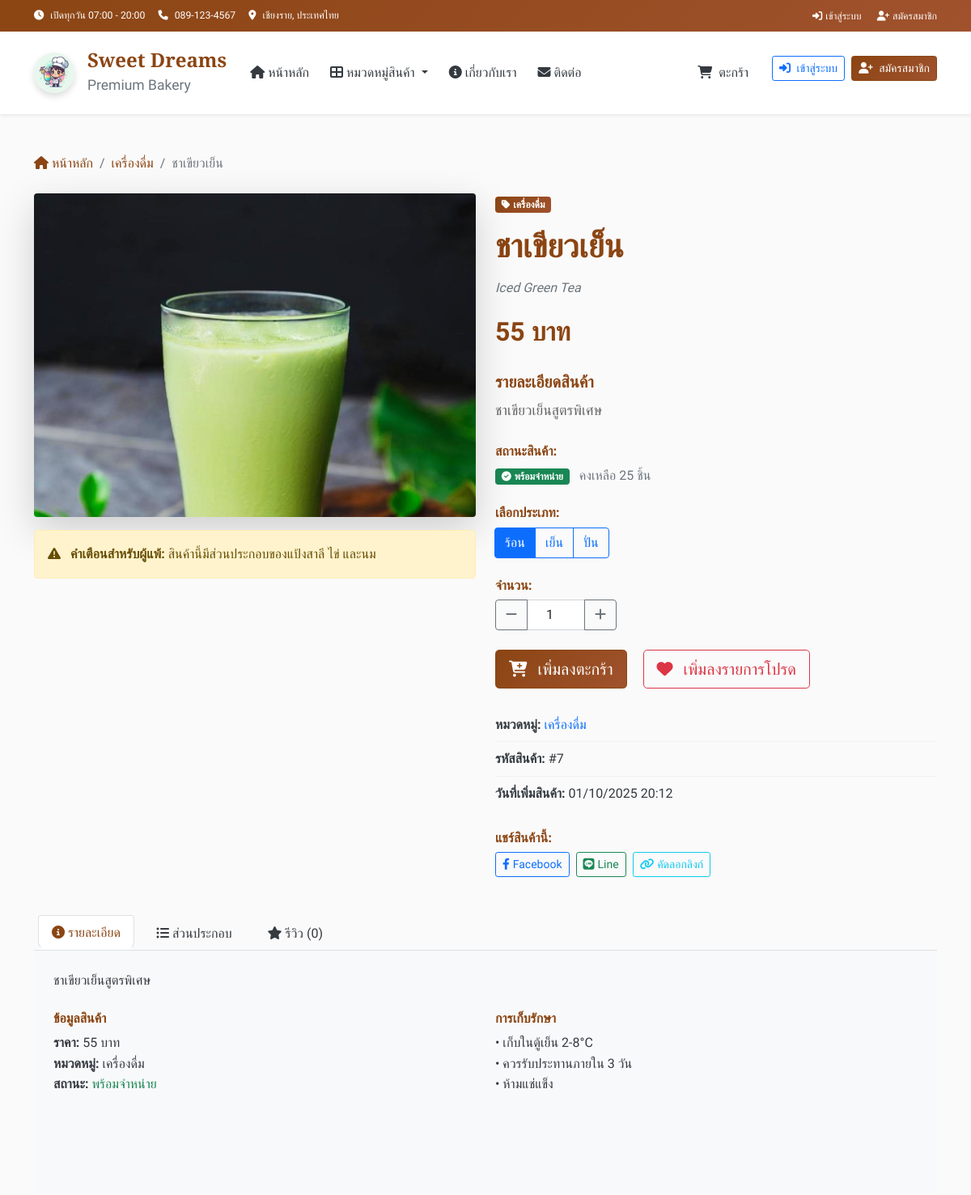
Page /product/7 (signed in, upper part) on the earlier database version.
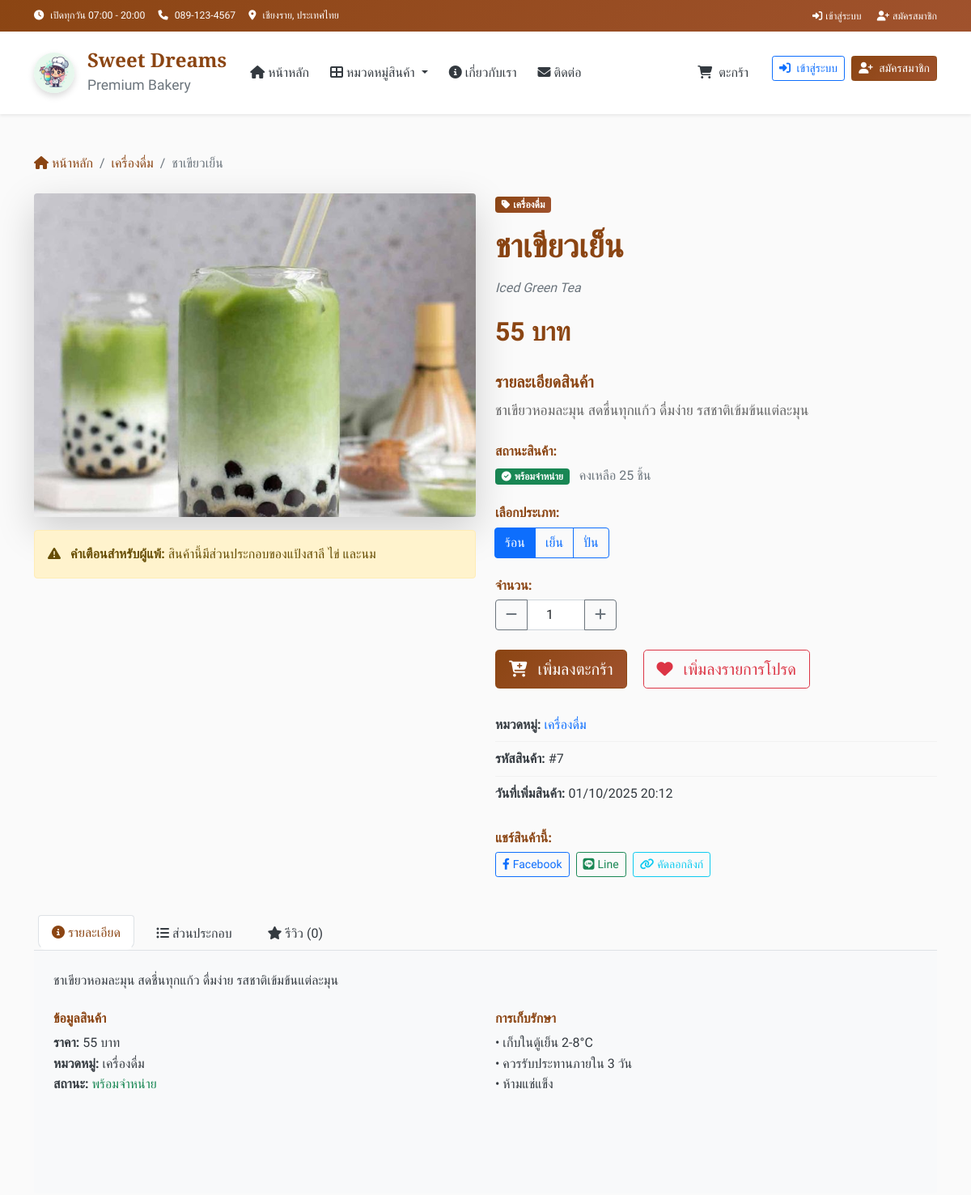
Same page on the later database version.
### tables this page shows
CREATE TABLE products (
        id INTEGER PRIMARY KEY AUTOINCREMENT,
        name TEXT NOT NULL,
        name_en TEXT,
        description TEXT,
        price DECIMAL(10,2) NOT NULL,
        image TEXT,
        category_id INTEGER,
        is_available BOOLEAN DEFAULT 1,
        is_featured BOOLEAN DEFAULT 0,
        stock_quantity INTEGER DEFAULT 0,
        created_at TIMESTAMP DEFAULT CURRENT_TIMESTAMP,
        FOREIGN KEY (category_id) REFERENCES categories (id)
    );

### app.py (the view)
@app.route('/product/<int:product_id>')
def product_detail(product_id):
    product = get_product_by_id(product_id)
    if not product:
        flash('ไม่พบสินค้าที่ต้องการ')
        return redirect(url_for('index'))
    return render_template('product_detail.html', product=product)

### app.py (called while the page is built)
@app.template_filter('to_bangkok')
def to_bangkok_filter(value, fmt='%d/%m/%Y %H:%M'):
    if not value:
        return "N/A"
    if isinstance(value, str):
        try:
            value = datetime.fromisoformat(value)
        except ValueError:
            return value
    dt = value.replace(tzinfo=ZoneInfo("UTC")).astimezone(ZoneInfo("Asia/Bangkok"))
    return dt.strftime(fmt)

def get_db_connection():
    conn = sqlite3.connect(DB_NAME)
    conn.row_factory = sqlite3.Row
    return conn

def get_categories():
    conn = get_db_connection()
    categories = conn.execute(
        "SELECT * FROM categories ORDER BY display_order"
    ).fetchall()
    conn.close()
    return categories

def get_product_by_id(product_id):
    conn = get_db_connection()
    product = conn.execute("""
        SELECT p.*, c.name as category_name
        FROM products p
        JOIN categories c ON p.category_id = c.id
        WHERE p.id = ?
    """, (product_id,)).fetchone()
    conn.close()
    return product

### templates/product_detail.html (shortened to what the changed rows need)
{% extends "layout.html" %}
{% block content %}
<div class="container py-5">
    <nav aria-label="breadcrumb" class="mb-4">
        <ol class="breadcrumb">
            <li class="breadcrumb-item">
                <a href="{{ url_for('index') }}" class="text-decoration-none">
                </a>
            </li>
            <li class="breadcrumb-item">
                <a href="{{ url_for('category_by_id', category_id=product.category_id) }}" class="text-decoration-none">
                </a>
            </li>
            <li class="breadcrumb-item active">{{ product.name }}</li>
        </ol>
    </nav>
    <div class="row">
        <div class="col-lg-6 mb-4">
            <div class="product-image-container">
                {% if product.image %}
                    <img src="{{ url_for('static', filename='images/products/' + product.image) }}"
                         alt="{{ product.name }}"
                         class="img-fluid rounded shadow-lg main-product-image"
                         id="main-image">
                {% else %}
                    <div class="no-image-placeholder">
                        <i class="fas fa-birthday-cake fa-5x text-muted"></i>
                        <p class="text-muted mt-3">ไม่มีรูปภาพ</p>
                    </div>
                {% endif %}
                <div class="alert alert-warning mt-3">
                    <i class="fas fa-exclamation-triangle me-2"></i>
                    <strong>คำเตือนสำหรับผู้แพ้:</strong> สินค้านี้มีส่วนประกอบของแป้งสาลี ไข่ และนม
                </div>
            </div>
        </div>
        <div class="col-lg-6">
            <div class="product-details">
                <span class="badge bg-primary mb-3">
                    <i class="fas fa-tag me-1"></i>{{ product.category_name }}
                </span>
                <h1 class="product-title mb-3">{{ product.name }}</h1>
                {% if product.name_en %}
                <p class="text-muted mb-3"><em>{{ product.name_en }}</em></p>
                {% endif %}
                <div class="price-section mb-4">
                    <span class="current-price">{{ "%.0f"|format(product.price) }} บาท</span>
                </div>
                {% if product.description %}
                <div class="description-section mb-4">
                    <h5>รายละเอียดสินค้า</h5>
                    <p class="product-description">{{ product.description }}</p>
                </div>
                {% endif %}
                <div class="stock-section mb-4">
                    <h6>สถานะสินค้า:</h6>
                    {% if product.stock_quantity > 0 %}
                        <span class="badge bg-success">
                            <i class="fas fa-check-circle me-1"></i>พร้อมจำหน่าย
                        </span>
                        <span class="text-muted ms-2">คงเหลือ {{ product.stock_quantity }} ชิ้น</span>
                    {% else %}
                        <span class="badge bg-danger">
                            <i class="fas fa-times-circle me-1"></i>สินค้าหมด
                        </span>
                    {% endif %}
                </div>
                <div class="options-section mb-4" id="product-options">
                    {% if product.category_name == 'เครื่องดื่ม' %}
                    <h6>เลือกประเภท:</h6>
                    <div class="btn-group" role="group">
                    </div>
                    {% endif %}
                </div>
                {% if product.stock_quantity > 0 %}
                <div class="quantity-section mb-4">
                    <h6>จำนวน:</h6>
                    <div class="input-group" style="max-width: 150px;">
                    </div>
                </div>
                <div class="action-buttons mb-4">
                    <button class="btn btn-primary btn-lg me-3 add-to-cart-detail"
                            data-product-id="{{ product.id }}"
                            data-product-name="{{ product.name }}"
                            data-product-price="{{ product.price }}">
                    </button>
                    <button class="btn btn-outline-danger btn-lg" id="add-to-wishlist">
                    </button>
                </div>
                {% endif %}
                <div class="product-info">
                    <div class="info-item">
                        <strong>หมวดหมู่:</strong>
                        <a href="{{ url_for('category_by_id', category_id=product.category_id) }}" class="text-decoration-none">{{ product.category_name }}</a>
                    </div>
                    <div class="info-item">
                        <strong>รหัสสินค้า:</strong> #{{ product.id }}
                    </div>
                    {% if product.created_at %}
                    <div class="info-item">
                        <strong>วันที่เพิ่มสินค้า:</strong> {{ product.created_at|to_bangkok }}
                    </div>
                    {% endif %}
                </div>
                <div class="share-section mt-4">
                    <h6>แชร์สินค้านี้:</h6>
                    <div class="d-flex gap-2">
                    </div>
                </div>
            </div>
        </div>
    </div>
    <div class="row mt-5">
        <div class="col-12">
            <div class="tab-content p-4 bg-light rounded-bottom">
                <div class="tab-pane fade show active" id="description">
                    {% if product.description %}
                        <p>{{ product.description }}</p>
                    {% else %}
                        <p class="text-muted">ไม่มีรายละเอียดเพิ่มเติม</p>
                    {% endif %}
                    <div class="row mt-4">
                        <div class="col-md-6">
                            <ul class="list-unstyled">
                                <li><strong>ราคา:</strong> {{ "%.0f"|format(product.price) }} บาท</li>
                                <li><strong>หมวดหมู่:</strong> {{ product.category_name }}</li>
                                <li><strong>สถานะ:</strong>
                                    {% if product.stock_quantity > 0 %}
                                        <span class="text-success">พร้อมจำหน่าย</span>
                                    {% else %}
                                        <span class="text-danger">หมดชั่วคราว</span>
                                    {% endif %}
                                </li>
                            </ul>
                        </div>
                        <div class="col-md-6">
                        </div>
                    </div>
                </div>
            </div>
        </div>
    </div>
</div>
{% endblock %}

Differences in the rows shown:
changed products "ชาเขียวเย็น": image: a different picture; description "ชาเขียวเย็นสูตรพิเศษ" → "ชาเขียวหอมละมุน สดชื่นทุกแก้ว ดื่มง่าย รสชาติเข้มข้นแต่ละมุน"
